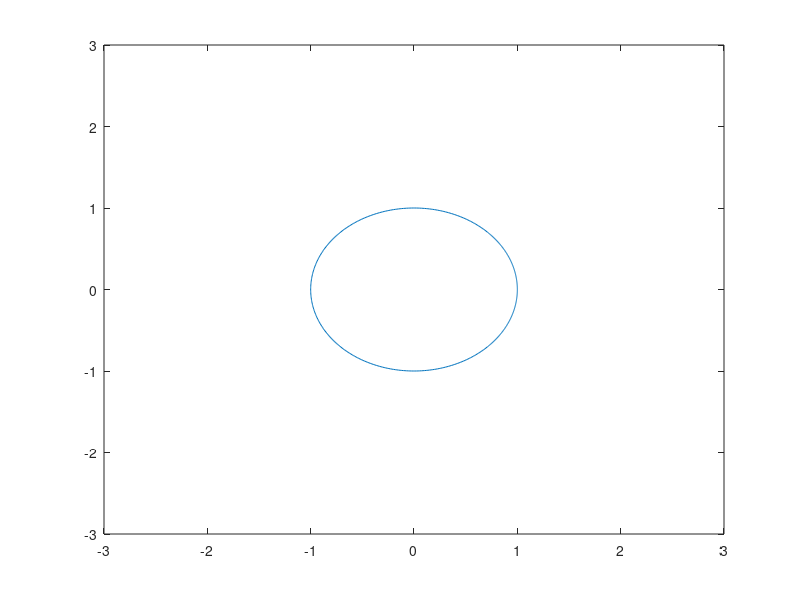
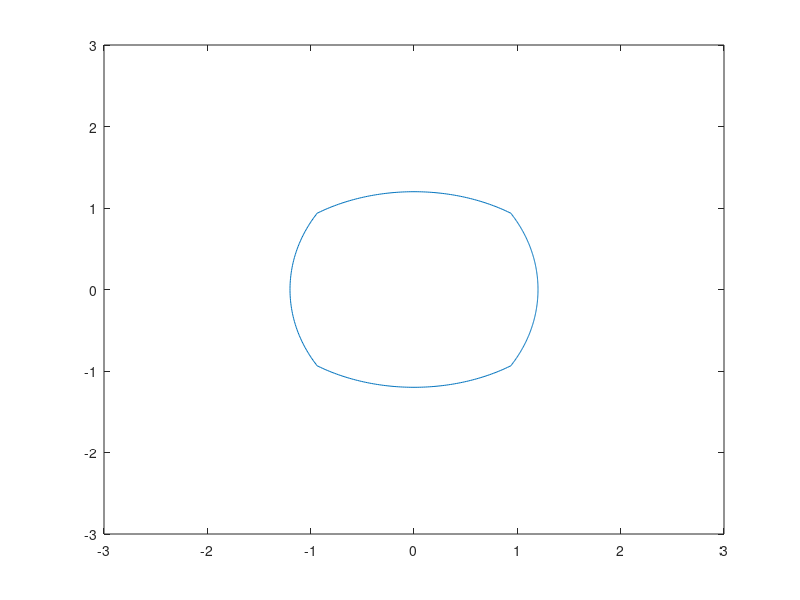
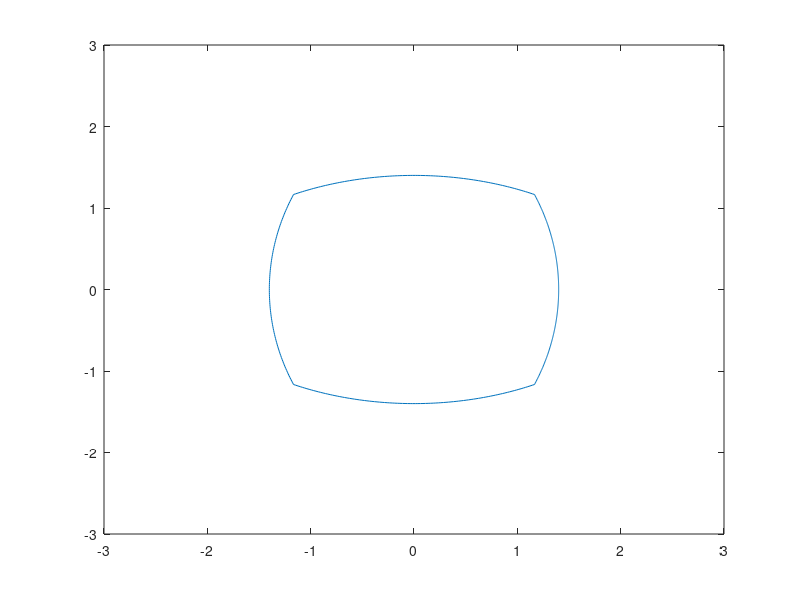
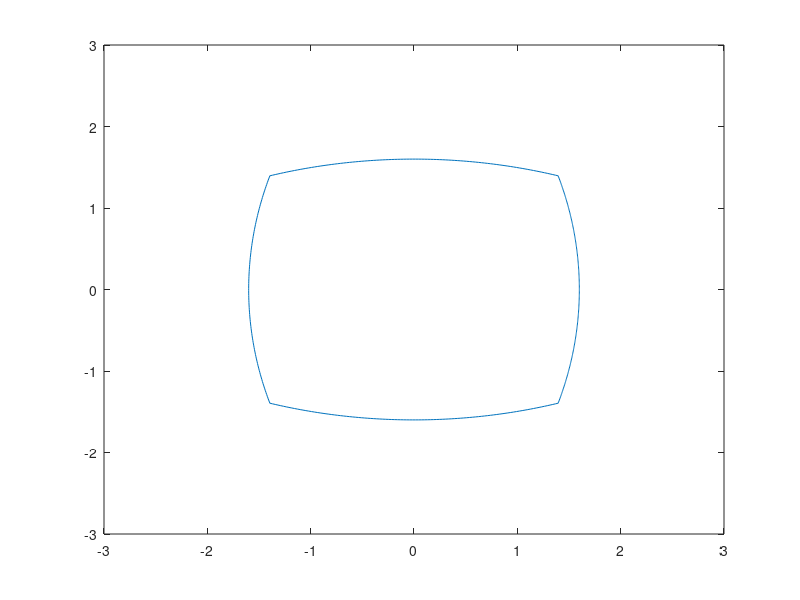

These figures' MATLAB source, in order:
% Homotopic deformation
clear, clc;

h_1 = @(t,s) (1-s).*exp(2*pi*1i.*t) + 3*s*(1+8*1i.*t);
h_2 = @(t,s) (1-s).*exp(2*pi*1i.*t) + 3*s*(2-8.*t+1i);
h_3 = @(t,s) (1-s).*exp(2*pi*1i.*t) + 3*s*(-1+4*1i*(1-2.*t));
h_4 = @(t,s) (1-s).*exp(2*pi*1i.*t) + 3*s*(8.*t-6-1i);
h_5 = @(t,s) (1-s).*exp(2*pi*1i.*t) + 3*s*(1+8*1i*(t-1));

s = 0;
%s = linspace(0,1);

for k = 1:1:11

t_1 = linspace(0, 1/8);
t_2 = linspace(1/8, 3/8);
t_3 = linspace(3/8, 5/8);
t_4 = linspace(5/8, 7/8);
t_5 = linspace(7/8, 1);

h = [h_1(t_1, s), h_2(t_2, s), h_3(t_3, s), h_4(t_4, s), h_5(t_5, s)];
figure(k);
plot(real(h), imag(h)); axis([-3 3 -3 3]);

s = s + .1

end
